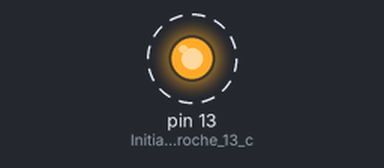
Bench run of a sketch on a simulated Arduino Uno, built with avr-gcc and run on an emulated ATmega328P. Parts: output pins drawn as LEDs (lit = HIGH). Dashed ring = blinking.

Above: at 0.02 s.
Timing chart, 0 to 3.0 s (numbered marks = the images above):
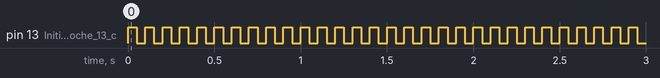

The sketch:

ALLUMERUNELED.ino
```cpp
void setup() {
  // put your setup code here, to run once:
  pinMode(13,OUTPUT);// Initialise la broche 13 comme sortie
  Serial.begin(9600);// ouvre le port serie a 9600 bauds

}

void loop() {
  // put your main code here, to run repeatedly:
  digitalWrite(13,HIGH);//met la broche 13 au niveau haut =allume la LED
  delay(50);//pause de 400ms
  digitalWrite(13,LOW);//met la broche 13 au niveau bas = eteint la LED
  delay(50);//pause de 400ms

}
```

Measured:
- by itself, pin 13 (Initialise_la_broche_13_c): alternates HIGH for 0.05 s and LOW for 0.05 s
